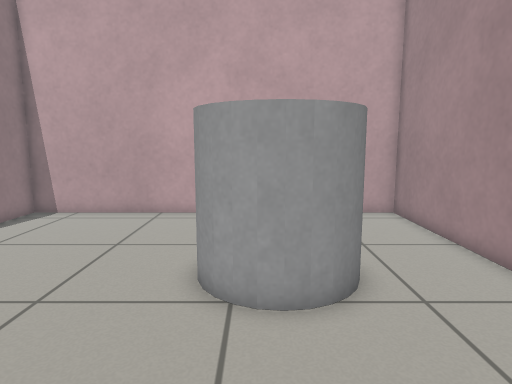
view 1 (above)

16 first-person views from a walk through a world built for the Gazebo simulator. The camera is 0.8 m above the floor, tilts 8° down and sees 75° across. The floor is counted in squares, 0.25 m on a side. Each view is taken from the middle of a square. On the plan, view 1 faces up. The plan holds only what a view shows up to about 20 squares ahead; the rest is blank.

view 2
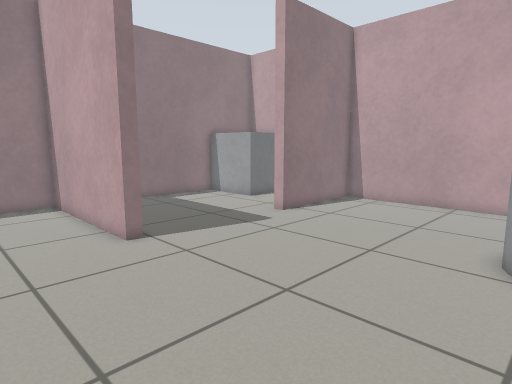

view 3
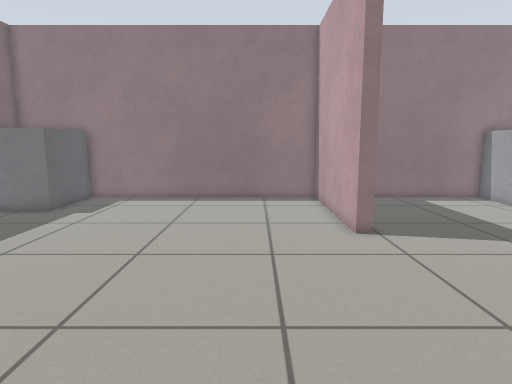

view 4
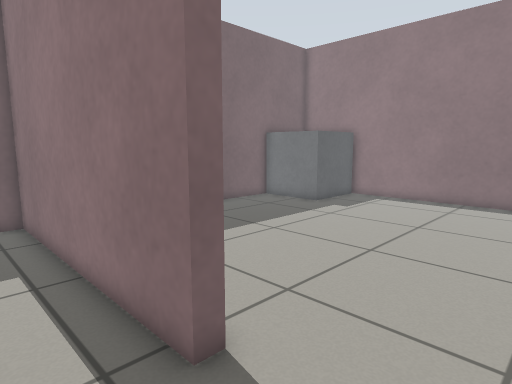

view 5
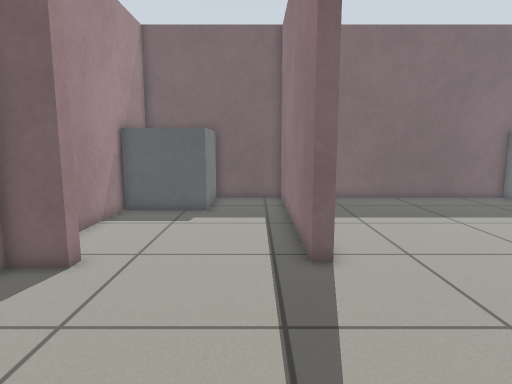

view 6
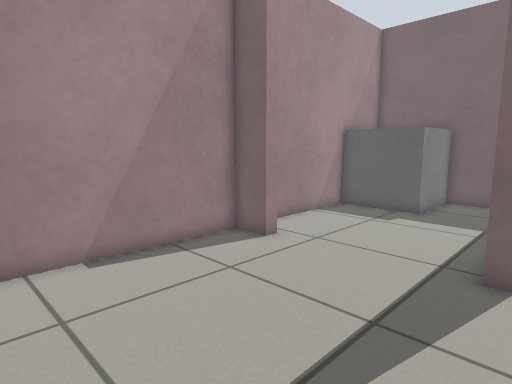

view 7
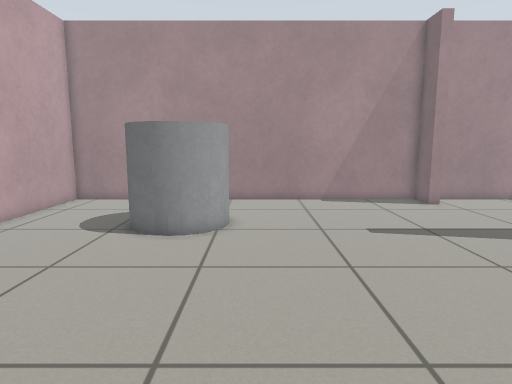

view 8
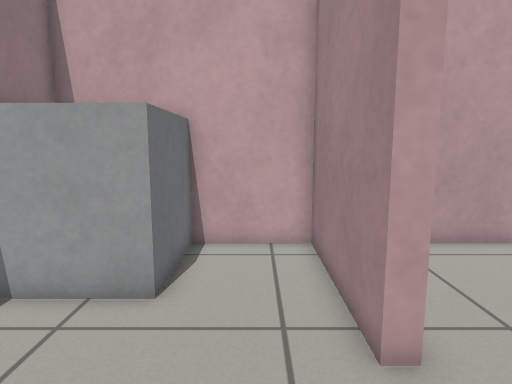

view 9
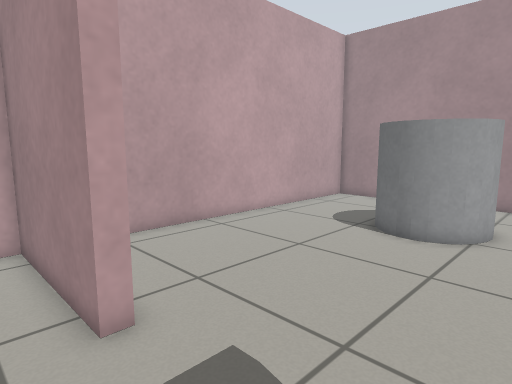

view 10
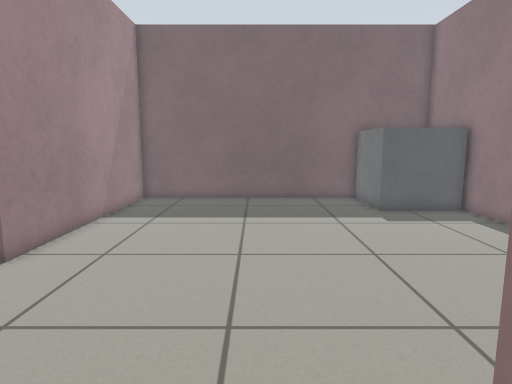

view 11
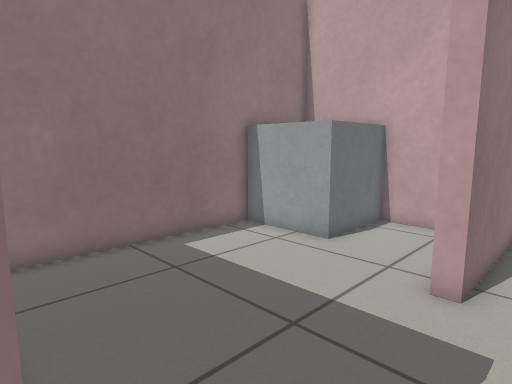

view 12
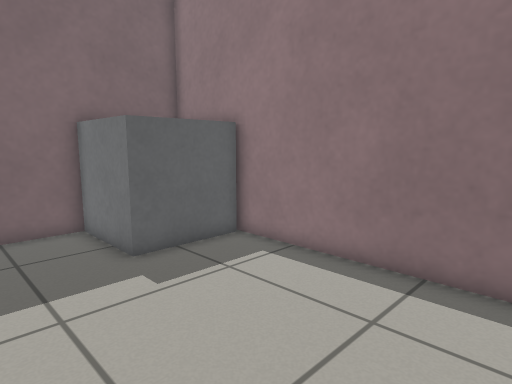

view 13
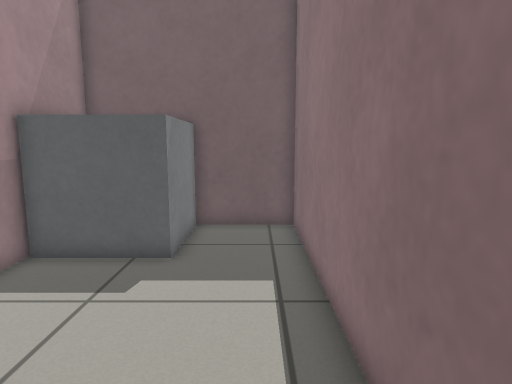

view 14
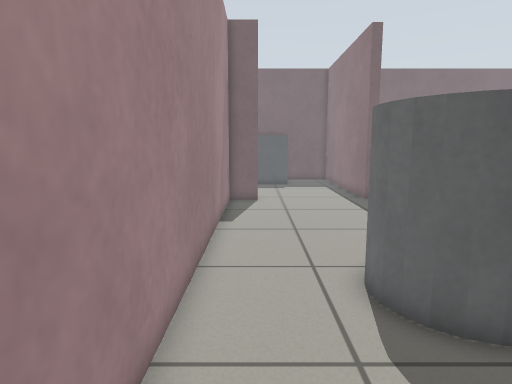

view 15
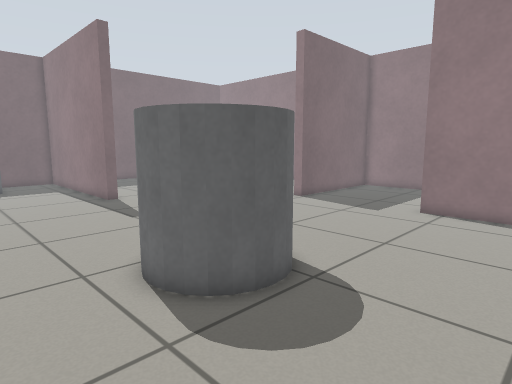

view 16
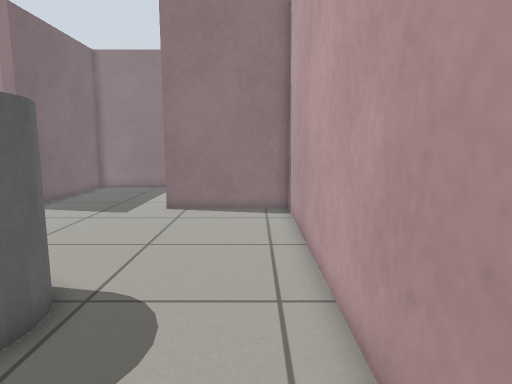

### Floor plan
Ten units are one square. View 1 is at (0, 0); x grows to the right and y downward. Boxes are objects, and circles mark ways between rooms. Rooms are numbered by the first view taken in them; rooms with no view inside come last. Other rooms are left out.
<svg viewBox="-200 -161 271 331">
<path fill="none" stroke="#000" d="M-108 -24 -108 -17 -192 -17 -192 125M-144 -23 -121 -23M49 44 66 44 66 -156 -106 -156 -106 -95 -112 -95 -112 -156 -193 -156M-192 -115 -192 -32M-155 162 -21 162 -21 48 -15 48M-192 162 -184 162M49 51 49 44M-15 48 -15 162 25 162M66 162 66 59"/>
<rect x="-195" y="115" width="50" height="50" fill="#bbb"><title>grey box</title></rect>
<rect x="-195" y="-155" width="50" height="40" fill="#bbb"><title>grey box</title></rect>
<rect x="-15" y="-105" width="40" height="50" fill="#bbb"><title>grey cylinder</title></rect>
<rect x="25" y="115" width="40" height="50" fill="#bbb"><title>grey box</title></rect>
<circle cx="15" cy="50" r="3" fill="#2a7"/>
<text x="-70" y="-10">1</text>
<text x="20" y="100">2</text>
</svg>
Room 1 opens to room 2.

Where each view was taken, in squares from view 1:
view 1: 0 up, 0 right, facing up
view 2: 3 down, 0 right, facing up-left
view 3: 2 down, 1 right, facing left
view 4: 1 down, 1 right, facing down-left
view 5: 4 up, 0 right, facing down
view 6: 4 up, 3 left, facing down-right
view 7: 5 up, 13 left, facing right
view 8: 5 up, 13 left, facing up
view 9: 4 up, 13 left, facing up-right
view 10: 4 up, 9 left, facing down
view 11: 2 up, 9 left, facing up-left
view 12: 3 down, 11 left, facing down-left
view 13: 3 down, 0 right, facing down
view 14: 15 up, 5 right, facing down
view 15: 15 up, 6 right, facing down-left
view 16: 14 up, 6 right, facing left
